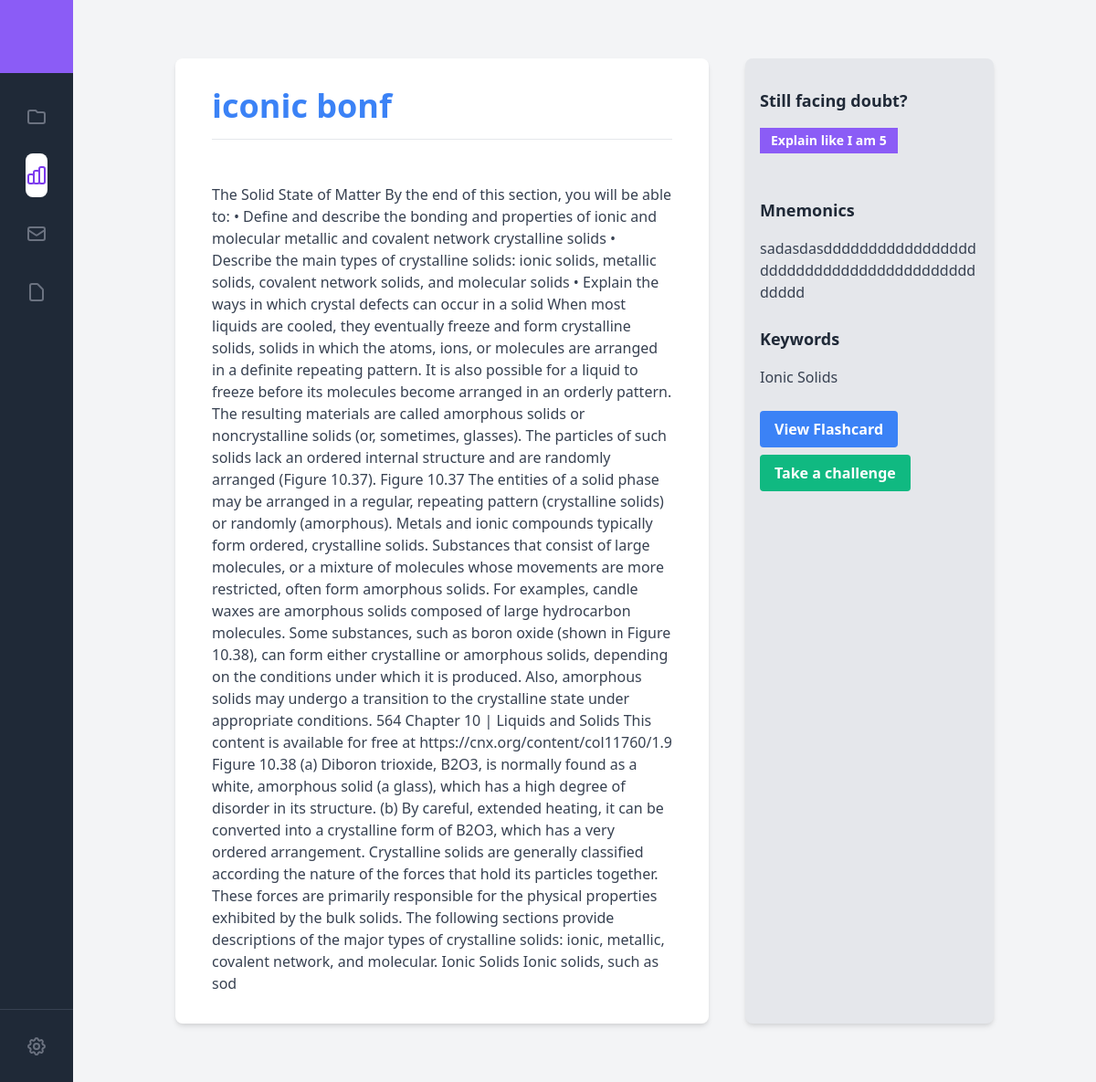
Page /notes/view/1/ on the earlier database version.
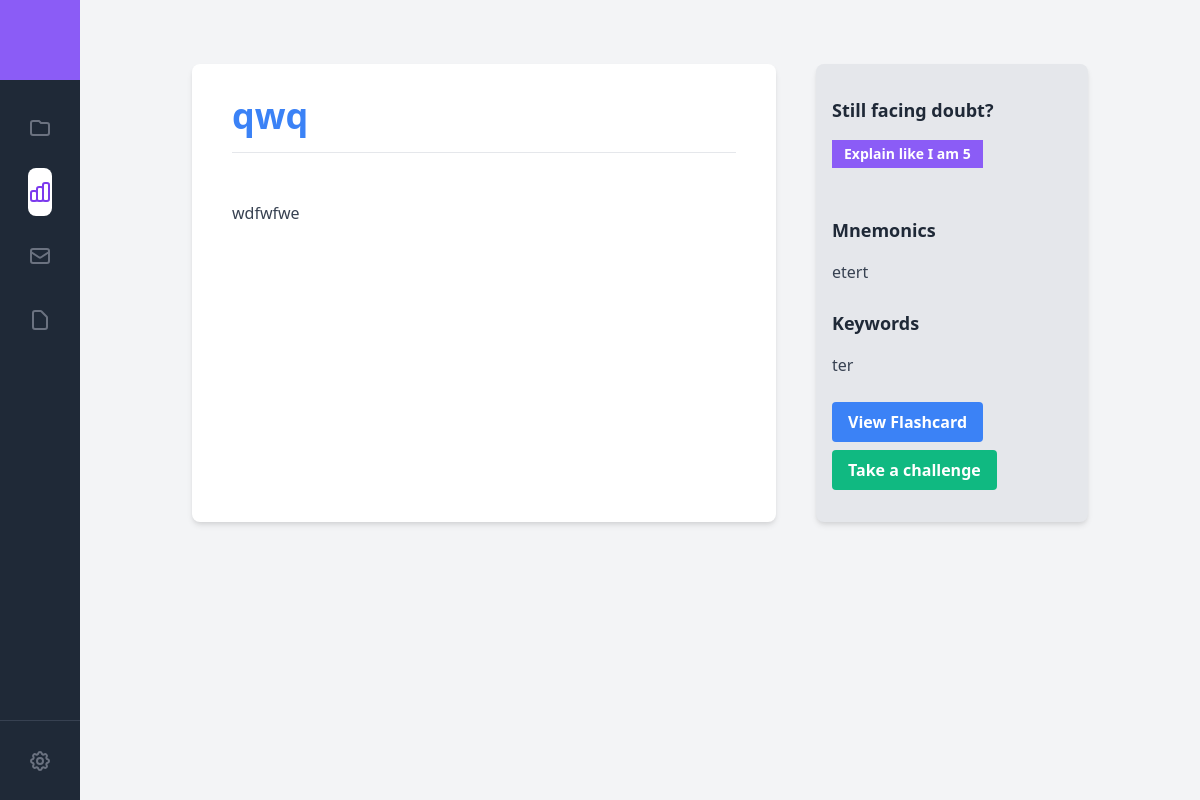
Same page on the later database version.
### notes/models.py (models this page shows)
class Notes(models.Model):
    title=models.CharField(max_length=100)
    content = models.TextField()
    keywords = models.CharField(max_length=100)
    mnemonics  = models.TextField()
    questions  = models.TextField()
    simple_explanation  = models.TextField()
    owner = models.IntegerField()

### notes/views.py (the view)
# urls.py: path('view/<int:id>/', views.view_notes, name='view_notes'),
def view_notes(request, id):
    notes_details = Notes.objects.get(id=id)
    context = {
        'notes': notes_details,
    }
    return render(request, 'view-notes.html', context)

### templates/view-notes.html (shortened to what this page needs)
{% extends 'base.html' %} {% block content %}
<main class="container mx-auto px-4 sm:px-16 lg:px-8 py-8">
   <div class="grid grid-cols-2 md:grid-cols-3 gap-10">
      <div class="md:col-span-2 bg-white shadow-md rounded-lg px-10 py-8">
         <span> <h1 class="text-4xl font-bold mb-4 text-blue-500">{{ notes.title }}</h1></span>
         <hr />
         <br />
         <br />
         <div>
            {% if notes %}
            <p class="text-gray-700">{{ notes.content|safe }}</p>
            {% else %}
            <p class="text-gray-700">No notes available.</p>
            {% endif %}
         </div>
      </div>
      <aside class="bg-gray-200 shadow-md rounded-lg px-4 py-8">
         <h2 class="text-lg font-bold mb-4">Still facing doubt?</h2>
         <button id="showModalButton" class="bg-purple-500 text-white text-sm font-bold py-1 px-3 transition duration-300">Explain like I am 5</button>
         <br /><br /><br />
         <h2 class="text-lg font-bold mb-4">Mnemonics</h2>
         <p class="text-gray-700" style="word-wrap: break-word">{{ notes.mnemonics }}</p>
         <hr />
         <br />
         <h2 class="text-lg font-bold mb-4">Keywords</h2>
         <p class="text-gray-700">{{ notes.keywords }}</p>
         <hr />
         <br />
         <div class="space-y-2">
            <button class="bg-blue-500 hover:bg-blue-600 text-white font-bold py-2 px-4 rounded transition duration-300">
               <a class="no-underline" href="{% url 'view_flashcards' notes.id %}"> View Flashcard </a>
            </button>
            <button class="bg-green-500 hover:bg-green-600 text-white font-bold py-2 px-4 rounded transition duration-300">
               <a class="no-underline" href="{% url 'quiz' notes.id %}"> Take a challenge</a>
            </button>
         </div>
      </aside>
   </div>
</main>
{% endblock %}

### templates/base.html (shortened to what this page needs)
<!DOCTYPE html>
<html lang="en">
   <head>
      {% load static %}
      <link rel="stylesheet" href="{% static 'css/style.css' %}" />
      <link rel="stylesheet" href="https://cdnjs.cloudflare.com/ajax/libs/tailwindcss/2.2.19/tailwind.min.css" />
   </head>
   <body class="flex bg-gray-100 min-h-screen">
      <aside class="hidden sm:flex sm:flex-col w-20 bg-gray-800 text-gray-500">
         <a href="#" class="inline-flex items-center justify-center h-20 w-full bg-purple-600 hover:bg-purple-500 focus:bg-purple-500">
         </a>
         <nav class="flex flex-col flex-grow mx-auto my-6 space-y-4">
            <a href="#" class="inline-flex items-center justify-center py-3 hover:text-gray-400 hover:bg-gray-700 focus:text-gray-400 focus:bg-gray-700 rounded-lg">
               <svg aria-hidden="true" fill="none" viewBox="0 0 24 24" stroke="currentColor" class="h-6 w-6">
                  <path stroke-linecap="round" stroke-linejoin="round" stroke-width="2" d="M3 7v10a2 2 0 002 2h14a2 2 0 002-2V9a2 2 0 00-2-2h-6l-2-2H5a2 2 0 00-2 2z" />
               </svg>
            </a>
            <a href="#" class="inline-flex items-center justify-center py-3 text-purple-600 bg-white rounded-lg">
            </a>
            <a href="#" class="inline-flex items-center justify-center py-3 hover:text-gray-400 hover:bg-gray-700 focus:text-gray-400 focus:bg-gray-700 rounded-lg">
               <svg aria-hidden="true" fill="none" viewBox="0 0 24 24" stroke="currentColor" class="h-6 w-6">
                  <path stroke-linecap="round" stroke-linejoin="round" stroke-width="2" d="M3 8l7.89 5.26a2 2 0 002.22 0L21 8M5 19h14a2 2 0 002-2V7a2 2 0 00-2-2H5a2 2 0 00-2 2v10a2 2 0 002 2z" />
               </svg>
            </a>
            <a href="#" class="inline-flex items-center justify-center py-3 hover:text-gray-400 hover:bg-gray-700 focus:text-gray-400 focus:bg-gray-700 rounded-lg">
               <svg aria-hidden="true" fill="none" viewBox="0 0 24 24" stroke="currentColor" class="h-6 w-6">
                  <path stroke-linecap="round" stroke-linejoin="round" stroke-width="2" d="M7 21h10a2 2 0 002-2V9.414a1 1 0 00-.293-.707l-5.414-5.414A1 1 0 0012.586 3H7a2 2 0 00-2 2v14a2 2 0 002 2z" />
               </svg>
            </a>
         </nav>
         <div class="flex items-center justify-center h-20 border-t border-gray-700">
            <button class="p-3 hover:text-gray-400 hover:bg-gray-700 focus:text-gray-400 focus:bg-gray-700 rounded-lg">
            </button>
         </div>
      </aside>
      <div class="flex-grow text-gray-800">
         {% block content %} {% endblock %}
      </div>
   </body>
</html>

### static/css/style.css (style rules this page uses)
body { overflow-x: hidden; }
.grid { gap: 1.5rem; padding: 2rem; }
.mb-4 { margin-bottom: 1.5rem; }
.hidden { display: none; }

Differences in the rows shown:
changed Notes: title "iconic bonf" → "qwq"; content "The Solid State of Matter By the end of this section, you will be able to: • Define and describe the bonding and properties of ionic and molecular metallic and covalent network crystalline solids • Describe the main types of crystalline solids: ionic solids, metallic solids, covalent network solids, and molecular solids • Explain the ways in which crystal defects can occur in a solid When most liquids are cooled, they eventually freeze and form crystalline solids, solids in which the atoms, ions, or molecules are arranged in a definite repeating pattern. It is also possible for a liquid to freeze before its molecules become arranged in an orderly pattern. The resulting materials are called…" → "wdfwfwe"; mnemonics "sadasdasdddddddddddddddddddddddddddddddddddddddddddddd" → "etert"; keywords "Ionic Solids" → "ter"
